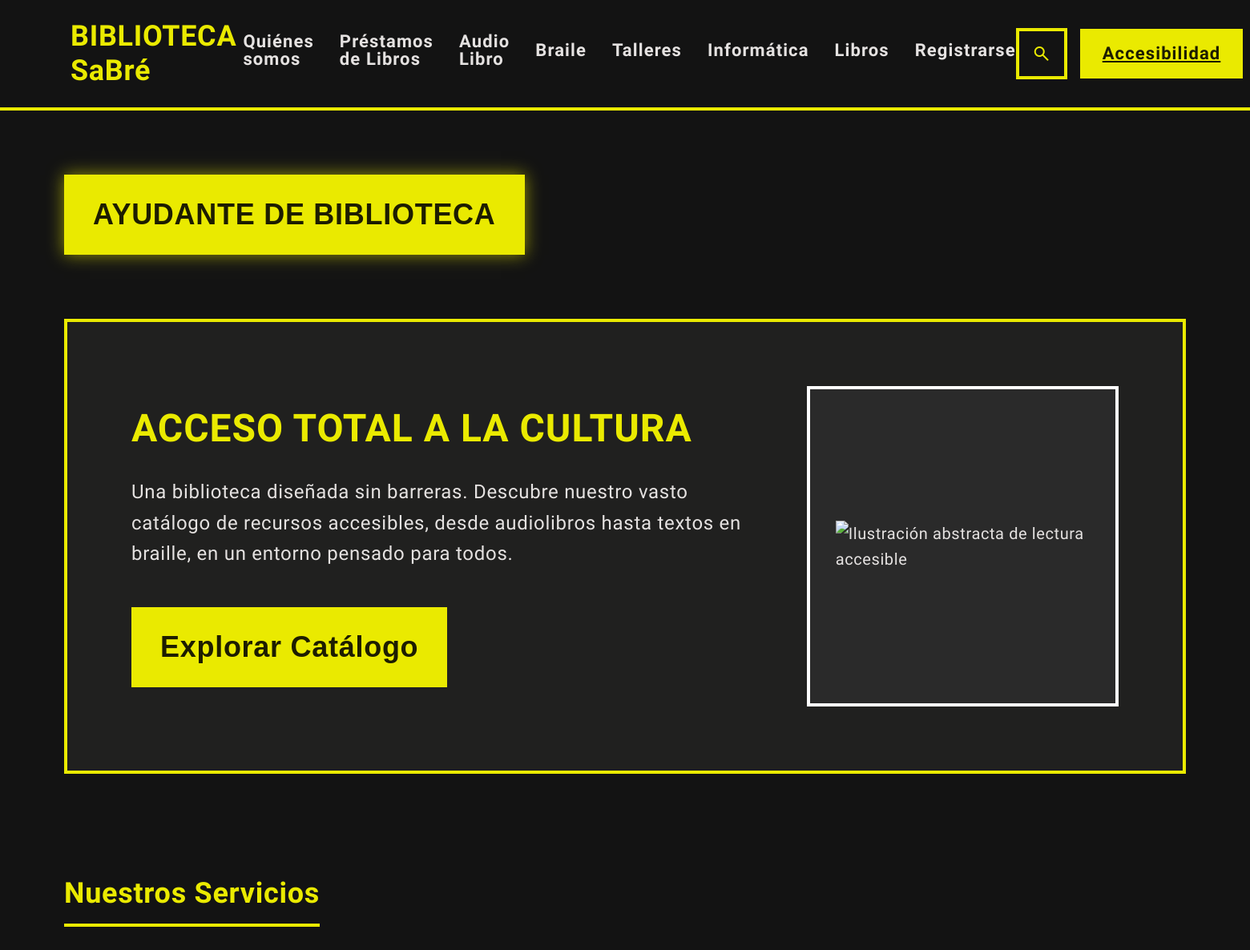
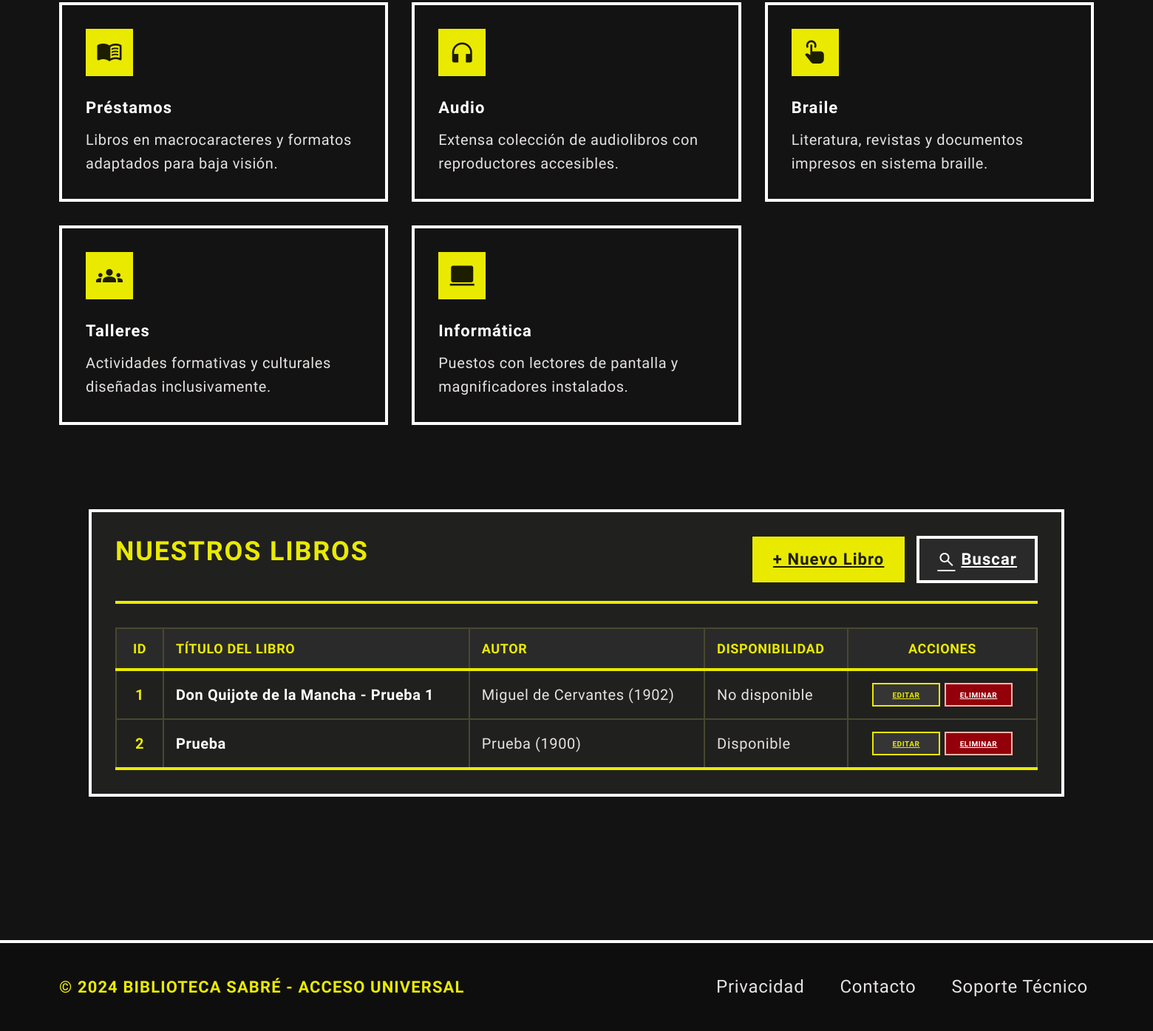
The page / on the database its author committed (2 pictures, top to bottom).
### Administrador/models.py (models this page shows, shortened)
class Libros(models.Model):
    titulo_libro = models.CharField(max_length=100)
    autor = models.CharField(max_length=100)
    anio = models.IntegerField()
    genero_categoria = models.CharField(max_length=50)
    editorial = models.CharField(max_length=100)
    isbn = models.CharField(max_length=20, blank=True)
    disponibilidad = models.BooleanField(default=True)

### Administrador/views.py (the view)
# urls.py: path('', views.mostrar_index, name='index'),
def mostrar_index(request):
    libros = Libros.objects.all()
    context = {'libros': libros}
    return render(request, 'Administrador/index.html', context=context)

### templates/Administrador/index.html (shortened to what this page needs)
{% load static %}
<!DOCTYPE html>
<html class="dark" lang="es">
<head>
    <link rel="stylesheet" href="{% static 'Administrador/style.css' %}">
</head>
<body class="bg-background text-on-background min-h-screen flex flex-col font-body-lg">
    <header class="header-main">
        <nav aria-label="Main Navigation" class="nav-container">
            <a class="logo-title" href= "{% url 'index' %}">
                BIBLIOTECA SaBré
            </a>
            <div class="nav-links">
                <a class="nav-link" href="{% url 'quienes_somos' %}">Quiénes somos</a>
                <a class="nav-link" href="{% url 'prestamos' %}">Préstamos de Libros</a>
                <a class="nav-link" href="#">Audio Libro</a>
                <a class="nav-link" href="#">Braile</a>
                <a class="nav-link" href="#">Talleres</a>
                <a class="nav-link" href="#">Informática</a>
                <a class="nav-link" href="{% url 'libros' %}">Libros</a>
                <a class="nav-link" href="{% url 'registro' %}">Registrarse</a>
            </div>
            <div class="header-actions">
                <button aria-label="Buscar" class="btn-search-icon" type="button">
                    <span aria-hidden="true" class="material-symbols-outlined icon-fill">search</span>
                </button>
                <a href="{% url 'accesibilidad' %}" class="btn-accessibility">
                Accesibilidad
                </a>
            </div>
        </nav>
    </header>
    {% block codigoDinamico %}
    <main class="main-content">
        <div class="ayudante-wrapper">
            <button class="btn-ayudante" type="button">AYUDANTE de Biblioteca</button>
        </div>
        <section class="hero-section">
            <div class="hero-text-container">
                <h1 class="hero-title">
                    ACCESO TOTAL A LA CULTURA
                </h1>
                <p class="hero-description">
                    Una biblioteca diseñada sin barreras. Descubre nuestro vasto catálogo de recursos accesibles, desde audiolibros hasta textos en braille, en un entorno pensado para todos.
                </p>
                <button class="btn-hero" type="button">
                    Explorar Catálogo
                </button>
            </div>
            <div class="hero-image-container">
                <img alt="Ilustración abstracta de lectura accesible" class="hero-image" data-alt="A high contrast, minimalist brutalist illustration representing an open book transforming into a sound wave, rendered in pure bright yellow against a deep black background. The style is geometric and bold, designed for extreme visual clarity and accessibility." src="https://lh3.googleusercontent.com/aida-public/AB6AXuA3iHyjUQA0SDdR4mn1C1mrFXV2A23mLMg5mrK7A5sQeIu6by-gpaTbNsgIwAHAuW48Nyn0n90jiyLjwd6Uv-LuFd-BRP0d-sN9lFzKsdKs90rG7pZavfoC4Ej1YwKiyrSiDT11KGTnlOrDeYTZv_RFb_HfkJ4VsErVDsCSm_jLbbQ1Xz43IuJNBHoqxkS-Pt_e-ttwa4RQasKYfPa-watvlvq-4dX96XFfgTdHCKF4XcHUJuk_7QfQ">
            </div>
        </section>
        <section class="services-section">
            <h2 class="section-title">
                Nuestros Servicios
            </h2>
            <div class="services-grid">
                <a class="service-card group" href="#">
                    <div class="service-icon-box">
                        <span aria-hidden="true" class="material-symbols-outlined icon-fill">menu_book</span>
                    </div>
                    <h3 class="service-card-title">Préstamos</h3>
                    <p class="service-card-text">Libros en macrocaracteres y formatos adaptados para baja visión.</p>
                </a>
                <a class="service-card group" href="#">
                    <div class="service-icon-box">
                        <span aria-hidden="true" class="material-symbols-outlined icon-fill">headphones</span>
                    </div>
                    <h3 class="service-card-title">Audio</h3>
                    <p class="service-card-text">Extensa colección de audiolibros con reproductores accesibles.</p>
                </a>
                <a class="service-card group" href="#">
                    <div class="service-icon-box">
                        <span aria-hidden="true" class="material-symbols-outlined icon-fill">touch_app</span>
                    </div>
                    <h3 class="service-card-title">Braile</h3>
                    <p class="service-card-text">Literatura, revistas y documentos impresos en sistema braille.</p>
                </a>
                <a class="service-card group" href="#">
                    <div class="service-icon-box">
                        <span aria-hidden="true" class="material-symbols-outlined icon-fill">groups</span>
                    </div>
                    <h3 class="service-card-title">Talleres</h3>
                    <p class="service-card-text">Actividades formativas y culturales diseñadas inclusivamente.</p>
                </a>
                <a class="service-card group" href="#">
                    <div class="service-icon-box">
                        <span aria-hidden="true" class="material-symbols-outlined icon-fill">computer</span>
                    </div>
                    <h3 class="service-card-title">Informática</h3>
                    <p class="service-card-text">Puestos con lectores de pantalla y magnificadores instalados.</p>
                </a>
            </div>
        </section>
        <section aria-labelledby="libros-heading" class="products-section">
            <div class="products-header">
                <h2 class="section-title uppercase tracking-wider" id="libros-heading">
                    Nuestros Libros
                </h2>
                <div class="products-actions">
                    <a href="{% url 'crear_libros' %}" class="btn-nuevo-libro">
                        + Nuevo Libro
                    </a>
                    <a href="{% url 'buscar_libros' %}" class="btn-buscar-libros">
                        <span aria-hidden="true" class="material-symbols-outlined">search</span>
                        Buscar
                    </a>
                </div>
            </div>
            <div class="table-container">
                <table class="products-table">
                    <thead>
                        <tr>
                            <th class="th-id" scope="col">ID</th>
                            <th scope="col">Título del Libro</th>
                            <th scope="col">Autor</th>
                            <th scope="col">Disponibilidad</th>
                            <th class="th-acciones" scope="col">Acciones</th>
                        </tr>
                    </thead>
                    <tbody>
    {% for p in libros %}
    <tr>
        <td class="td-id">
            {{ forloop.counter }}
        </td>
        <td class="td-nombre">
            {{ p.titulo_libro }}
        </td>
        <td>
            {{ p.autor }} ({{ p.anio }})
        </td>
        <td>
            {% if p.disponibilidad %}
                Disponible
            {% else %}
                No disponible
            {% endif %}
        </td>
        <td class="td-acciones">
            <div class="action-buttons-group">
                <a href="{% url 'editar_libro' p.id %}" class="btn-editar">
                    Editar
                </a>
                <a href="{% url 'eliminar_libro' p.id %}" class="btn-eliminar">
                    Eliminar
                </a>
</div>
        </td>
    </tr>
    {% empty %}
    <tr>
        <td colspan="5">
            No hay libros disponibles.
        </td>
    </tr>
    {% endfor %}
    </tbody>
                </table>
            </div>
        </section>
    </main>
{% endblock codigoDinamico %}
    <footer class="footer-main">
        <div class="footer-container">
            <div class="footer-copyright">© 2024 BIBLIOTECA SABRÉ - ACCESO UNIVERSAL</div>
            <nav aria-label="Footer Links" class="footer-nav">
                <a class="footer-link" href="#">Privacidad</a>
                <a class="footer-link" href="#">Contacto</a>
                <a class="footer-link" href="#">Soporte Técnico</a>
            </nav>
        </div>
    </footer>
</body>
</html>

### rows shown on the page
Libros: titulo_libro "Don Quijote de la Mancha - Prueba 1", autor "Miguel de Cervantes", anio "1902", disponibilidad "No disponible"
Libros: titulo_libro "Prueba", autor "Prueba", anio "1900", disponibilidad "Disponible"
